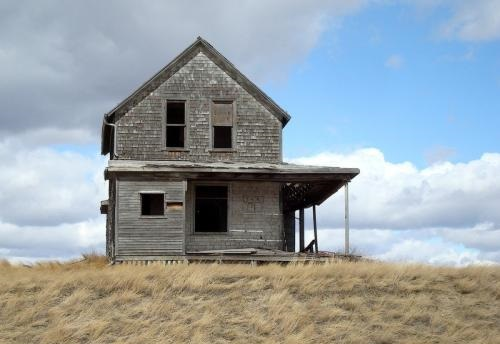
//> input picture Canny/house.jpg, 500 x 344 px
$ ./Canny   (built with g++ and OpenCV 4)
//> lines starting //> are read from the running program, lines starting //| are printed output that depends on the picture
#include "opencv2/imgproc/imgproc.hpp"
#include "opencv2/highgui/highgui.hpp"
#include <stdlib.h>
#include <stdio.h>
using namespace cv;

// 全局变量

Mat src, src_gray;
Mat dst, detected_edges;

int edgeThresh = 1;
int lowThreshold;
int const max_lowThreshold = 100;
int ratio = 3;
int kernel_size = 3;
char* window_name = "Edge Map";

/**
* @函数 CannyThreshold
* @简介： trackbar 交互回调 - Canny阈值输入比例1:3
*/
void CannyThreshold(int, void*)
{
	// 使用 3x3内核降噪
	blur(src_gray, detected_edges, Size(3, 3));

	// 运行Canny算子
	Canny(detected_edges, detected_edges, lowThreshold, lowThreshold*ratio, kernel_size);

	// 使用 Canny算子输出边缘作为掩码显示原图像
	dst = Scalar::all(0);

	src.copyTo(dst, detected_edges);
	imshow(window_name, dst);
}

int main()
{
	// 装载图像
	src = imread("house.jpg");
//> src is the input picture: 344 rows x 500 cols, CV_8UC3; mean B, G, R 166.2, 161.3, 151.7

	if (!src.data)
	{
		return -1;
	}

	// 创建与src同类型和大小的矩阵(dst)
	dst.create(src.size(), src.type());

	// 原图像转换为灰度图像
	cvtColor(src, src_gray, CV_BGR2GRAY);
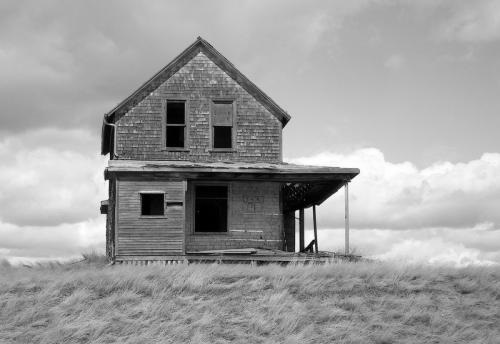
//> src_gray: 344 rows x 500 cols, CV_8UC1; min 0, max 255, mean 159

	// 创建显示窗口
	namedWindow(window_name, CV_WINDOW_AUTOSIZE);

	// 创建trackbar
	createTrackbar("Min Threshold:", window_name, &lowThreshold, max_lowThreshold, CannyThreshold);

	// 显示图像
	CannyThreshold(0, 0);
//> in CannyThreshold, `Canny(detected_edges, detected_edges, lowThreshold, lowThreshold*ratio..`:
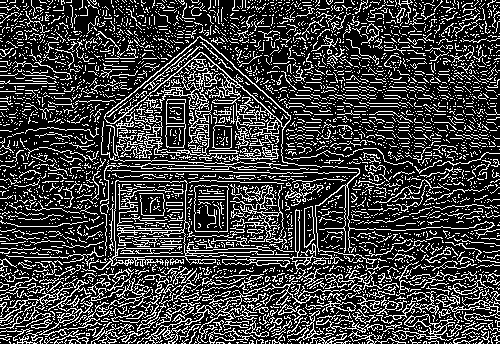
//> detected_edges: 344 rows x 500 cols, CV_8UC1; 24.7% white in thin lines or dots
//> in CannyThreshold, `src.copyTo(dst, detected_edges);`:
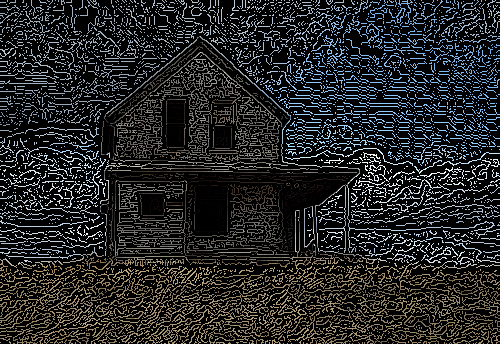
//> dst: 344 rows x 500 cols, CV_8UC3; mean B, G, R 38.5, 38.3, 36.8

	// 等待用户反应
	waitKey(0);

	return 0;
}
